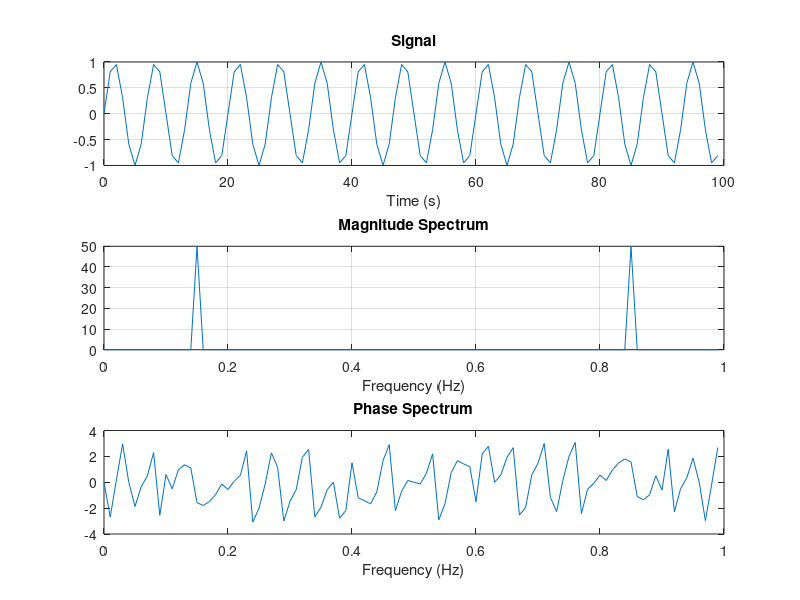

Write MATLAB code to recreate this figure.
Fs = 1;
N = 100;

t = (0:N-1)/Fs;
s = sin(0.15 * 2 * pi * t);
S = fft(s);
S_mag = abs(S);
S_phase = angle(S);
f = (0:N-1)*Fs/N;

figure;
subplot(3,1,1); plot(t,s); title('Signal'); xlabel('Time (s)'); grid on;
subplot(3,1,2); plot(f,S_mag); title('Magnitude Spectrum'); xlabel('Frequency (Hz)'); grid on;
subplot(3,1,3); plot(f,S_phase); title('Phase Spectrum'); xlabel('Frequency (Hz)');
